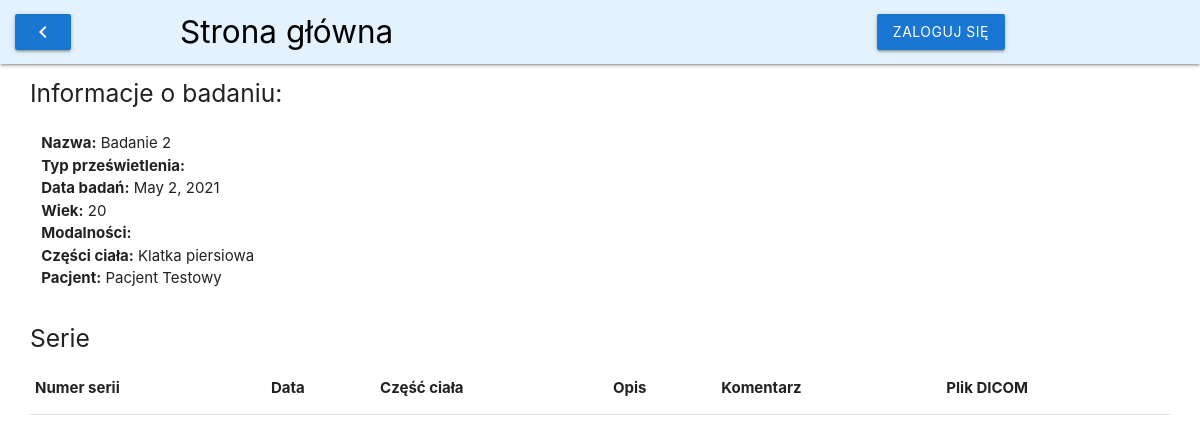
The app's page /studies/5/ with its own data.
### pacjenci/models.py (models this page shows, shortened)
class Studies(models.Model):
    class Meta:
        verbose_name_plural = "Studies"
    name = models.CharField(max_length=50)
    study_date = models.DateField()
    age = models.IntegerField(blank=True)
    modalities = models.CharField(max_length=30, blank=True)
    body_parts = models.CharField(max_length=50, blank=True)
    patient = models.ForeignKey(Patient, on_delete=models.CASCADE)

class Patient(models.Model):
    class Meta:
        verbose_name_plural = "Patients"
    SEX_CHOICES = (
        ('M', 'Male'),
        ('F', 'Female')
    )
    pesel = models.CharField(max_length=11, primary_key=True)
    first_name = models.CharField(max_length=20)
    surname = models.CharField(max_length=30)
    birthdate = models.DateField()
    sex = models.CharField(max_length=1, choices=SEX_CHOICES)
    phone_no = models.CharField(max_length=15, blank=True)
    street_name = models.CharField(max_length=20, blank=True)
    house_no = models.IntegerField(blank=True)
    flat_no = models.IntegerField(blank=True)
    postal_code = models.CharField(max_length=6, blank=True)
    city = models.CharField(max_length=20, blank=True)
    description = models.TextField(blank=True)
    dicom_location = models.TextField(blank=True)
    def __str__(self):
        return self.first_name + ' ' + self.surname

### pacjenci/views.py (the view)
# urls.py: path('studies/<studies_id>/', studies_info, name='studies_info'),
def studies_info(request, studies_id):
    studies_data = Studies.objects.get(id=studies_id)
    studies_series = Series.objects.filter(study=studies_id)
    data = {
        'studies_data' : studies_data,
        'studies_series' : studies_series
    }
    print(studies_id)
    print(studies_series)
    return render(request, 'studies_info.html', data)

### pacjenci/templates/studies_info.html (shortened to what this page needs)
{% extends 'main.html' %}
{% block patient %}
<div>
    <h5>Informacje o badaniu:</h5>
    <div class="row">
        <ul class="col s6">
            <li><b>Nazwa:</b> {{studies_data.name}}</li>
            <li><b>Typ prześwietlenia:</b> {{studies_data.xray_type}}</li>
            <li><b>Data badań:</b> {{studies_data.study_date}}</li>
            <li><b>Wiek:</b> {{studies_data.age}}</li>
            <li><b>Modalności:</b> {{studies_data.modalities}}</li>
            <li><b>Części ciała:</b> {{studies_data.body_parts}}</li>
            <li><b>Pacjent:</b> {{studies_data.patient}}</li>
        </ul>
    </div>
    <h5>Serie</h5>
    <table class="highlight">
        <thead>
            <tr>
                <th>Numer serii</th>
                <th>Data</th>
                <th>Część ciała</th>
                <th>Opis</th>
                <th>Komentarz</th>
                <th>Plik DICOM</th>
            </tr>
        </thead>
    </table>
</div>
{% endblock patient %}

### records on screen
Studies: name "Badanie 2", study_date "May 2, 2021", age "20", body_parts "Klatka piersiowa", patient "Pacjent Testowy"
